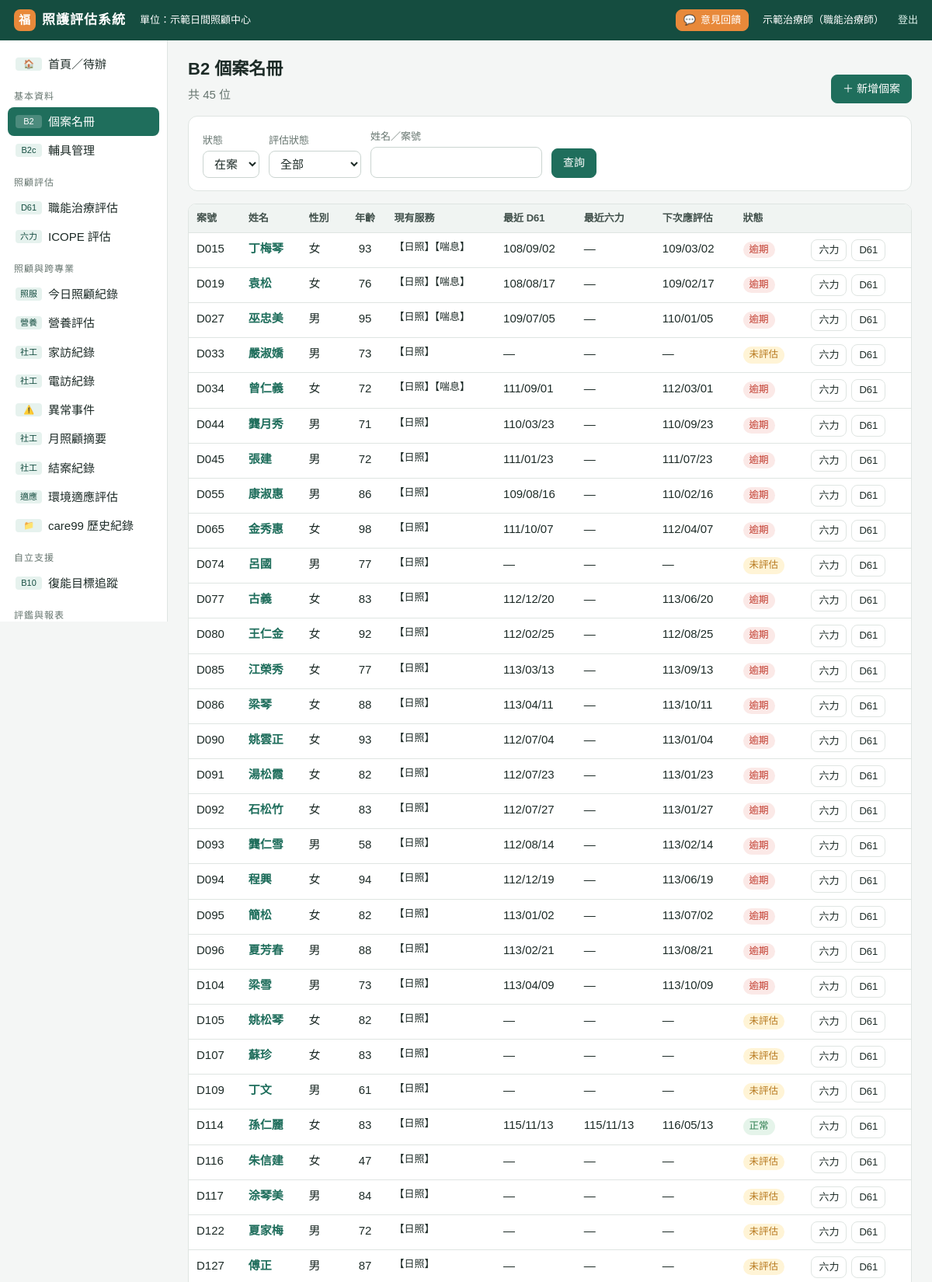
The page /clients (signed in, upper part) on the database its author committed.
### tables this page shows
CREATE TABLE settings (key TEXT PRIMARY KEY, value TEXT);

CREATE TABLE clients (id INTEGER PRIMARY KEY, case_no TEXT, name TEXT, gender TEXT, birth TEXT,
  services TEXT, supervisor TEXT, living TEXT, identity TEXT, phone TEXT, phone2 TEXT, address TEXT,
  diagnosis TEXT, status TEXT DEFAULT '在案', note TEXT, created TEXT, updated TEXT);

CREATE TABLE assessments (id INTEGER PRIMARY KEY, client_id INTEGER, type TEXT, date TEXT,
  assessor TEXT, kind TEXT, data TEXT, summary TEXT, note TEXT, next_due TEXT, keyed INTEGER DEFAULT 0,
  created TEXT, updated TEXT, source_id TEXT);

### app.py (the view)
@app.route("/clients")
@login_required
def clients():
    st = request.args.get("status", "在案")
    cs = active_clients(None if st == "全部" else st)
    q = request.args.get("q", "").strip()
    if q:
        cs = [c for c in cs if q in (c["name"] or "") or q.upper() in (c["case_no"] or "").upper()]
    due = request.args.get("due", "")
    if due:
        cs = [c for c in cs if c["due"]["status"] == due]
    return render_template("clients.html", cs=cs, st=st, q=q, due=due)

### app.py (called while the page is built)
def db():
    if "db" not in g:
        g.db = sqlite3.connect(DB_PATH)
        g.db.row_factory = sqlite3.Row
        g.db.execute("PRAGMA foreign_keys=ON")
    return g.db

@app.teardown_appcontext
def _close(_):
    d = g.pop("db", None)
    if d is not None:
        d.close()

def setting(key):
    r = db().execute("SELECT value FROM settings WHERE key=?", (key,)).fetchone()
    return r["value"] if r else DEFAULT_SETTINGS.get(key, "")

def to_date(s):
    if not s:
        return None
    if isinstance(s, (date, datetime)):
        return s if isinstance(s, date) and not isinstance(s, datetime) else s.date()
    s = str(s).strip().replace(".", "/").replace("-", "/")
    parts = s.split("/")
    try:
        y, m, d = (int(p) for p in parts[:3])
    except ValueError:
        return None
    if y < 1000:
        y += 1911
    try:
        return date(y, m, d)
    except ValueError:
        return None

def roc(s, sep="/"):
    d = to_date(s)
    return f"{d.year - 1911}{sep}{d.month:02d}{sep}{d.day:02d}" if d else ""

def add_months(d, n):
    d = to_date(d)
    m = d.month - 1 + n
    y = d.year + m // 12
    m = m % 12 + 1
    last = [31, 29 if y % 4 == 0 and (y % 100 or y % 400 == 0) else 28, 31, 30, 31, 30, 31, 31, 30, 31, 30, 31][m - 1]
    return date(y, m, min(d.day, last))

def age_at(birth, on=None):
    b = to_date(birth)
    if not b:
        return None
    on = to_date(on) or date.today()
    return on.year - b.year - ((on.month, on.day) < (b.month, b.day))

def client_dict(row, on=None):
    c = dict(row)
    c["age"] = age_at(c.get("birth"), on)
    c["label"] = f"{c['name']}（{c['case_no']}）" if c.get("case_no") else c["name"]
    return c

def active_clients(status="在案"):
    q = "SELECT * FROM clients"
    args = []
    if status:
        q += " WHERE status=?"
        args.append(status)
    cs = [client_dict(r) for r in db().execute(q + " ORDER BY case_no, name", args)]
    for c in cs:
        c["due"] = due_info(c["id"])
    return cs

def login_required(f):
    @wraps(f)
    def w(*a, **k):
        if not session.get("uid"):
            return redirect(url_for("login", next=request.path))
        return f(*a, **k)
    return w

@app.context_processor
def _ctx():
    if not session.get("uid"):
        return {"center": setting("center_name"), "demo": DEMO}
    return {"center": setting("center_name"), "demo": DEMO,
            "me": {"name": session.get("name"), "title": session.get("title")}}

### templates/clients.html (shortened to what this page needs)
{% extends "base.html" %}
{% block body %}
<div class="pagehead"><div><h1>B2 個案名冊</h1><div class="muted">共 {{ cs|length }} 位</div></div>
<a class="btn pri" href="{{ url_for('client_edit') }}">＋ 新增個案</a></div>
<form class="card fr" method="get">
  <div><label class="f">狀態</label><select name="status">{% for s in ['在案','暫停','結案','全部'] %}<option {{ 'selected' if s==st }}>{{ s }}</option>{% endfor %}</select></div>
  <div><label class="f">評估狀態</label><select name="due"><option value="">全部</option>{% for s in ['逾期','30天內到期','未評估','正常'] %}<option {{ 'selected' if s==due }}>{{ s }}</option>{% endfor %}</select></div>
  <div><label class="f">姓名／案號</label><input type="search" name="q" value="{{ q }}"></div>
  <div><button class="btn pri">查詢</button></div>
</form>
<div class="tbl-wrap"><table class="t">
<tr><th>案號</th><th>姓名</th><th>性別</th><th class="c">年齡</th><th>現有服務</th><th>最近 D61</th><th>最近六力</th><th>下次應評估</th><th>狀態</th><th></th></tr>
{% for c in cs %}<tr>
  <td class="hide-m">{{ c.case_no }}</td><td class="ttl"><a href="{{ url_for('client_view', cid=c.id) }}"><b>{{ c.name }}</b></a> </td><td class="hide-m">{{ c.gender }}</td><td class="c hide-m">{{ c.age or '' }}</td>
  <td class="small hide-m">{{ c.services }}</td><td>{{ c.due.last_d61|roc or '—' }}</td><td>{{ c.due.last_icope|roc or '—' }}</td>
  <td>{{ c.due.next|roc or '—' }}</td><td><span class="b {{ c.due.status }}">{{ c.due.status }}</span></td>
  <td class="btns wide"><a class="btn sm" href="{{ url_for('assess_edit', typ='icope', client=c.id) }}">六力</a><a class="btn sm" href="{{ url_for('assess_edit', typ='d61', client=c.id, **({'from':'icope'} if c.due.last_icope else {})) }}">D61</a></td>
</tr>{% else %}<tr><td colspan="10" class="empty">沒有資料。可到「設定」從 Excel 名冊匯入。</td></tr>{% endfor %}
</table></div>
{% endblock %}

### templates/base.html (shortened to what this page needs)
<!doctype html>
<html lang="zh-Hant">
<head>
<link rel="stylesheet" href="{{ url_for('static', filename='app.css', v=css_ver()) }}">
</head>
<body>
{% set ep = request.endpoint %}
{% set typ = (request.view_args or {}).get('typ', '')|lower %}
<div class="top">
  <a class="logo" href="{{ url_for('home') }}"><i>福</i><span>照護評估系統</span></a>
  <span class="small hide-m">單位：{{ center }}</span>
  <a class="btn sm acc fb-btn" href="{{ url_for('feedback', page=request.path) }}">💬<span class="hide-m"> 意見回饋</span></a>
  <span class="small hide-m">{{ me.name }}{% if me.title %}（{{ me.title }}）{% endif %}</span>
  <a class="small hide-m" href="{{ url_for('logout') }}">登出</a>
</div>
<div class="wrap">
<nav class="side">
  <a href="{{ url_for('home') }}" class="{{ 'on' if ep=='home' }}"><code>🏠</code><span>首頁／待辦</span></a>
  <div class="grp">基本資料</div>
  <a href="{{ url_for('clients') }}" class="{{ 'on' if ep in ('clients','client_view','client_edit') }}"><code>B2</code><span>個案名冊</span></a>
  <a href="{{ url_for('aids') }}" class="{{ 'on' if ep=='aids' }}"><code>B2c</code><span>輔具管理</span></a>
  <div class="grp">照顧評估</div>
  <a href="{{ url_for('assess_list', typ='d61') }}" class="{{ 'on' if typ=='d61' or (ep=='assess_view' and a and a.type=='D61') }}"><code>D61</code><span>職能治療評估</span></a>
  <a href="{{ url_for('assess_list', typ='icope') }}" class="{{ 'on' if typ=='icope' or (ep=='assess_view' and a and a.type=='ICOPE') }}"><code>六力</code><span>ICOPE 評估</span></a>
  <div class="grp">照顧與跨專業</div>
  <a href="{{ url_for('daily') }}" class="{{ 'on' if ep=='daily' }}"><code>照服</code><span>今日照顧紀錄</span></a>
  <a href="{{ url_for('records_list', module='MNA') }}" class="{{ 'on' if ep in ('nutri_form',) or (ep in ('records_list','record_view') and (request.view_args or {}).get('module')=='MNA') }}"><code>營養</code><span>營養評估</span></a>
  <a href="{{ url_for('records_list', module='HV') }}" class="{{ 'on' if ep=='hv_form' or (ep in ('records_list','record_view') and (request.view_args or {}).get('module')=='HV') }}"><code>社工</code><span>家訪紀錄</span></a>
  <a href="{{ url_for('records_list', module='PC') }}" class="{{ 'on' if (ep in ('simple_form','pc_batch') and (request.view_args or {}).get('mod','PC')=='PC') or (ep in ('records_list','record_view') and (request.view_args or {}).get('module')=='PC') }}"><code>社工</code><span>電訪紀錄</span></a>
  <a href="{{ url_for('records_list', module='IR') }}" class="{{ 'on' if (ep=='simple_form' and (request.view_args or {}).get('mod')=='IR') or (ep in ('records_list','record_view') and (request.view_args or {}).get('module')=='IR') }}"><code>⚠️</code><span>異常事件</span></a>
  <a href="{{ url_for('records_list', module='MS') }}" class="{{ 'on' if (ep=='simple_form' and (request.view_args or {}).get('mod')=='MS') or (ep in ('records_list','record_view') and (request.view_args or {}).get('module')=='MS') }}"><code>社工</code><span>月照顧摘要</span></a>
  <a href="{{ url_for('records_list', module='CL') }}" class="{{ 'on' if (ep=='simple_form' and (request.view_args or {}).get('mod')=='CL') or (ep in ('records_list','record_view') and (request.view_args or {}).get('module')=='CL') }}"><code>社工</code><span>結案紀錄</span></a>
  <a href="{{ url_for('records_list', module='EA') }}" class="{{ 'on' if (ep=='simple_form' and (request.view_args or {}).get('mod')=='EA') or (ep in ('records_list','record_view') and (request.view_args or {}).get('module')=='EA') }}"><code>適應</code><span>環境適應評估</span></a>
  <a href="{{ url_for('records_index') }}" class="{{ 'on' if ep=='records_index' or (ep in ('records_list','record_view') and (request.view_args or {}).get('module') not in ('MNA','HV','PC','IR','MS','CL','EA')) }}"><code>📁</code><span>care99 歷史紀錄</span></a>
  <div class="grp">自立支援</div>
  <a href="{{ url_for('goals') }}" class="{{ 'on' if ep in ('goals','goals_from_icope') }}"><code>B10</code><span>復能目標追蹤</span></a>
  <div class="grp">評鑑與報表</div>
</nav>
<main>
  {% block body %}{% endblock %}
</main>
</div>
</body>
</html>

### static/app.css (style rules this page uses)
:root { --brand: #1f6e5c; --brand-d: #154d40; --brand-l: #e6f2ee; --accent: #e8893a; --bg: #f4f6f5; --card: #fff; --line: #dfe5e2; --text: #1d2b27; --muted: #66756f; --bad: #c0392b; --bad-l: #fbe9e7; --warn: #b7791f; --warn-l: #fff4d6; --info: #2563a8; --info-l: #e3eefb; --ok: #2e7d4f; --ok-l: #e5f4ea; }
* { box-sizing: border-box; }
html, body { margin: 0; }
body { font-family: "PingFang TC", "Microsoft JhengHei", "Heiti TC", sans-serif; background: var(--bg); color: var(--text); font-size: 15px; line-height: 1.55; }
a { color: var(--brand); text-decoration: none; }
h1 { font-size: 22px; margin: 0 0 4px; }
.muted { color: var(--muted); }
.small { font-size: 13px; }
.top { position: sticky; top: 0; z-index: 20; height: 52px; background: var(--brand-d); color: #fff; display: flex; align-items: center; padding: 0 18px; gap: 18px; }
.top .logo { font-weight: 700; font-size: 17px; letter-spacing: 1px; display: flex; align-items: center; gap: 8px; }
.top .logo i { width: 28px; height: 28px; border-radius: 8px; background: var(--accent); display: inline-grid; place-items: center; font-style: normal; font-size: 15px; }
.top a { color: #d9efe8; }
.wrap { display: flex; min-height: calc(100vh - 52px); }
nav.side { width: 216px; flex: none; background: #fff; border-right: 1px solid var(--line); padding: 12px 10px 40px; position: sticky; top: 52px; height: calc(100vh - 52px); overflow: auto; }
nav.side .grp { font-size: 12px; color: var(--muted); margin: 14px 8px 4px; letter-spacing: 1px; }
nav.side a { display: flex; gap: 8px; align-items: center; padding: 7px 10px; border-radius: 8px; color: var(--text); }
nav.side a.on { background: var(--brand); color: #fff; }
nav.side a code { min-width: 34px; text-align: center; font-size: 11px; background: var(--brand-l); color: var(--brand-d); padding: 0 5px; border-radius: 4px; font-family: inherit; }
nav.side a.on code { background: rgba(255,255,255,.2); color: #fff; }
main { flex: 1; padding: 20px 26px 60px; min-width: 0; }
.pagehead { display: flex; align-items: flex-end; gap: 12px; margin-bottom: 16px; flex-wrap: wrap; }
.card { background: var(--card); border: 1px solid var(--line); border-radius: 12px; padding: 16px 18px; margin-bottom: 16px; }
table.t { width: 100%; border-collapse: collapse; background: #fff; }
table.t th, table.t td { padding: 8px 10px; border-bottom: 1px solid var(--line); text-align: left; vertical-align: top; }
table.t th { background: #f0f4f2; font-weight: 600; font-size: 13px; color: #42514c; white-space: nowrap; position: sticky; top: 52px; }
table.t td.c, table.t th.c { text-align: center; }
.tbl-wrap { overflow: auto; border: 1px solid var(--line); border-radius: 10px; }
.tbl-wrap table.t th { top: 0; }
.b { display: inline-block; padding: 1px 8px; border-radius: 20px; font-size: 12.5px; white-space: nowrap; background: #eef1f0; color: #42514c; }
.b.bad, .b.逾期, .b.異常, .b.退步 { background: var(--bad-l); color: var(--bad); }
.b.warn, .b.未評估, .b.需追蹤 { background: var(--warn-l); color: var(--warn); }
.b.ok, .b.正常, .b.進步, .b.無異常 { background: var(--ok-l); color: var(--ok); }
.btn { display: inline-flex; align-items: center; gap: 6px; padding: 7px 14px; border-radius: 8px; border: 1px solid var(--line); background: #fff; color: var(--text); cursor: pointer; font: inherit; font-size: 14px; white-space: nowrap; }
.btn.pri { background: var(--brand); color: #fff; border-color: var(--brand); }
.btn.acc { background: var(--accent); color: #fff; border-color: var(--accent); }
.btn.sm { padding: 3px 9px; font-size: 13px; }
.btns { display: flex; gap: 8px; flex-wrap: wrap; align-items: center; }
input[type=text], input[type=date], input[type=number], input[type=password], input[type=search], select, textarea { font: inherit; padding: 7px 10px; border: 1px solid #cbd5d1; border-radius: 8px; background: #fff; color: var(--text); min-width: 0; }
label.f { display: block; font-size: 13px; color: var(--muted); margin-bottom: 3px; }
.fr { display: flex; gap: 12px; flex-wrap: wrap; align-items: flex-end; }
.fr > div { display: flex; flex-direction: column; }
.top .logo { color: #fff; text-decoration: none; }
.fb-btn { color: #fff !important; border-color: transparent; }
table.t td.btns { display: table-cell; white-space: nowrap; }
table.t td.btns > .btn + .btn { margin-left: 6px; }

### rows shown on the page
settings: value "示範日間照顧中心"
clients: case_no "D015", name "丁梅琴", gender "女", age "93", services "【日照】【喘息】", due.last_d61|roc "108/09/02", due.last_icope|roc "—", due.next|roc "109/03/02", due.status "逾期"
clients: case_no "D019", name "袁松", gender "女", age "76", services "【日照】【喘息】", due.last_d61|roc "108/08/17", due.last_icope|roc "—", due.next|roc "109/02/17", due.status "逾期"
clients: case_no "D027", name "巫忠美", gender "男", age "95", services "【日照】【喘息】", due.last_d61|roc "109/07/05", due.last_icope|roc "—", due.next|roc "110/01/05", due.status "逾期"
clients: case_no "D033", name "嚴淑嬌", gender "男", age "73", services "【日照】", due.last_d61|roc "—", due.last_icope|roc "—", due.next|roc "—", due.status "未評估"
clients: case_no "D034", name "曾仁義", gender "女", age "72", services "【日照】【喘息】", due.last_d61|roc "111/09/01", due.last_icope|roc "—", due.next|roc "112/03/01", due.status "逾期"
clients: case_no "D044", name "龔月秀", gender "男", age "71", services "【日照】", due.last_d61|roc "110/03/23", due.last_icope|roc "—", due.next|roc "110/09/23", due.status "逾期"
clients: case_no "D045", name "張建", gender "男", age "72", services "【日照】", due.last_d61|roc "111/01/23", due.last_icope|roc "—", due.next|roc "111/07/23", due.status "逾期"
clients: case_no "D055", name "康淑惠", gender "男", age "86", services "【日照】", due.last_d61|roc "109/08/16", due.last_icope|roc "—", due.next|roc "110/02/16", due.status "逾期"
clients: case_no "D065", name "金秀惠", gender "女", age "98", services "【日照】", due.last_d61|roc "111/10/07", due.last_icope|roc "—", due.next|roc "112/04/07", due.status "逾期"
clients: case_no "D074", name "呂國", gender "男", age "77", services "【日照】", due.last_d61|roc "—", due.last_icope|roc "—", due.next|roc "—", due.status "未評估"
clients: case_no "D077", name "古義", gender "女", age "83", services "【日照】", due.last_d61|roc "112/12/20", due.last_icope|roc "—", due.next|roc "113/06/20", due.status "逾期"
clients: case_no "D080", name "王仁金", gender "女", age "92", services "【日照】", due.last_d61|roc "112/02/25", due.last_icope|roc "—", due.next|roc "112/08/25", due.status "逾期"
clients: case_no "D085", name "江榮秀", gender "女", age "77", services "【日照】", due.last_d61|roc "113/03/13", due.last_icope|roc "—", due.next|roc "113/09/13", due.status "逾期"
clients: case_no "D086", name "梁琴", gender "女", age "88", services "【日照】", due.last_d61|roc "113/04/11", due.last_icope|roc "—", due.next|roc "113/10/11", due.status "逾期"
clients: case_no "D090", name "姚雲正", gender "女", age "93", services "【日照】", due.last_d61|roc "112/07/04", due.last_icope|roc "—", due.next|roc "113/01/04", due.status "逾期"
clients: case_no "D091", name "湯松霞", gender "女", age "82", services "【日照】", due.last_d61|roc "112/07/23", due.last_icope|roc "—", due.next|roc "113/01/23", due.status "逾期"
clients: case_no "D092", name "石松竹", gender "女", age "83", services "【日照】", due.last_d61|roc "112/07/27", due.last_icope|roc "—", due.next|roc "113/01/27", due.status "逾期"
clients: case_no "D093", name "龔仁雪", gender "男", age "58", services "【日照】", due.last_d61|roc "112/08/14", due.last_icope|roc "—", due.next|roc "113/02/14", due.status "逾期"
clients: case_no "D094", name "程興", gender "女", age "94", services "【日照】", due.last_d61|roc "112/12/19", due.last_icope|roc "—", due.next|roc "113/06/19", due.status "逾期"
clients: case_no "D095", name "簡松", gender "女", age "82", services "【日照】", due.last_d61|roc "113/01/02", due.last_icope|roc "—", due.next|roc "113/07/02", due.status "逾期"
clients: case_no "D096", name "夏芳春", gender "男", age "88", services "【日照】", due.last_d61|roc "113/02/21", due.last_icope|roc "—", due.next|roc "113/08/21", due.status "逾期"
clients: case_no "D104", name "梁雪", gender "男", age "73", services "【日照】", due.last_d61|roc "113/04/09", due.last_icope|roc "—", due.next|roc "113/10/09", due.status "逾期"
clients: case_no "D105", name "姚松琴", gender "女", age "82", services "【日照】", due.last_d61|roc "—", due.last_icope|roc "—", due.next|roc "—", due.status "未評估"
clients: case_no "D107", name "蘇珍", gender "女", age "83", services "【日照】", due.last_d61|roc "—", due.last_icope|roc "—", due.next|roc "—", due.status "未評估"
clients: case_no "D109", name "丁文", gender "男", age "61", services "【日照】", due.last_d61|roc "—", due.last_icope|roc "—", due.next|roc "—", due.status "未評估"
clients: case_no "D114", name "孫仁麗", gender "女", age "83", services "【日照】", due.last_d61|roc "115/11/13", due.last_icope|roc "115/11/13", due.next|roc "116/05/13", due.status "正常"
clients: case_no "D116", name "朱信建", gender "女", age "47", services "【日照】", due.last_d61|roc "—", due.last_icope|roc "—", due.next|roc "—", due.status "未評估"
clients: case_no "D117", name "涂琴美", gender "男", age "84", services "【日照】", due.last_d61|roc "—", due.last_icope|roc "—", due.next|roc "—", due.status "未評估"
clients: case_no "D122", name "夏家梅", gender "男", age "72", services "【日照】", due.last_d61|roc "—", due.last_icope|roc "—", due.next|roc "—", due.status "未評估"
clients: case_no "D127", name "傅正", gender "男", age "87", services "【日照】", due.last_d61|roc "—", due.last_icope|roc "—", due.next|roc "—", due.status "未評估"

### other values the page prints
{{ me.name }} "示範治療師"
{{ me.title }} "職能治療師"
{{ cs|length }} "45"
form field status "在案"
